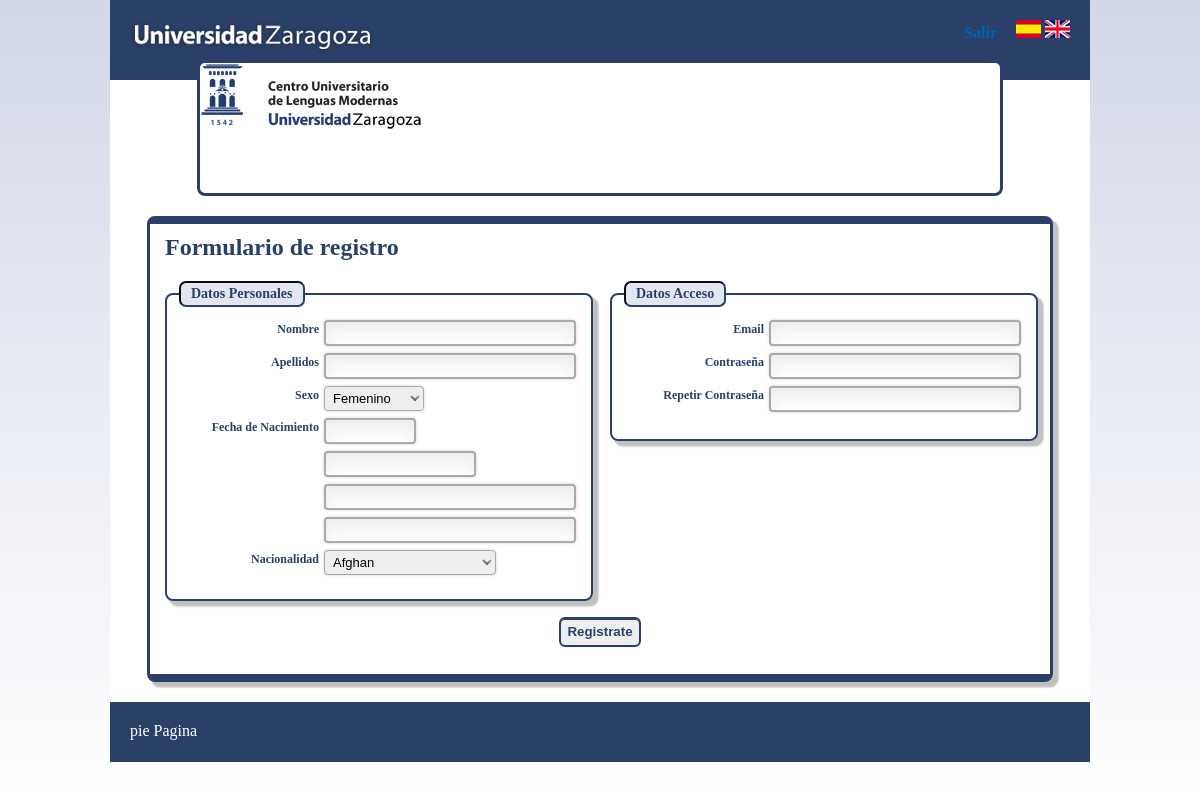
/registro.php, run on an earlier commit of the app's database.
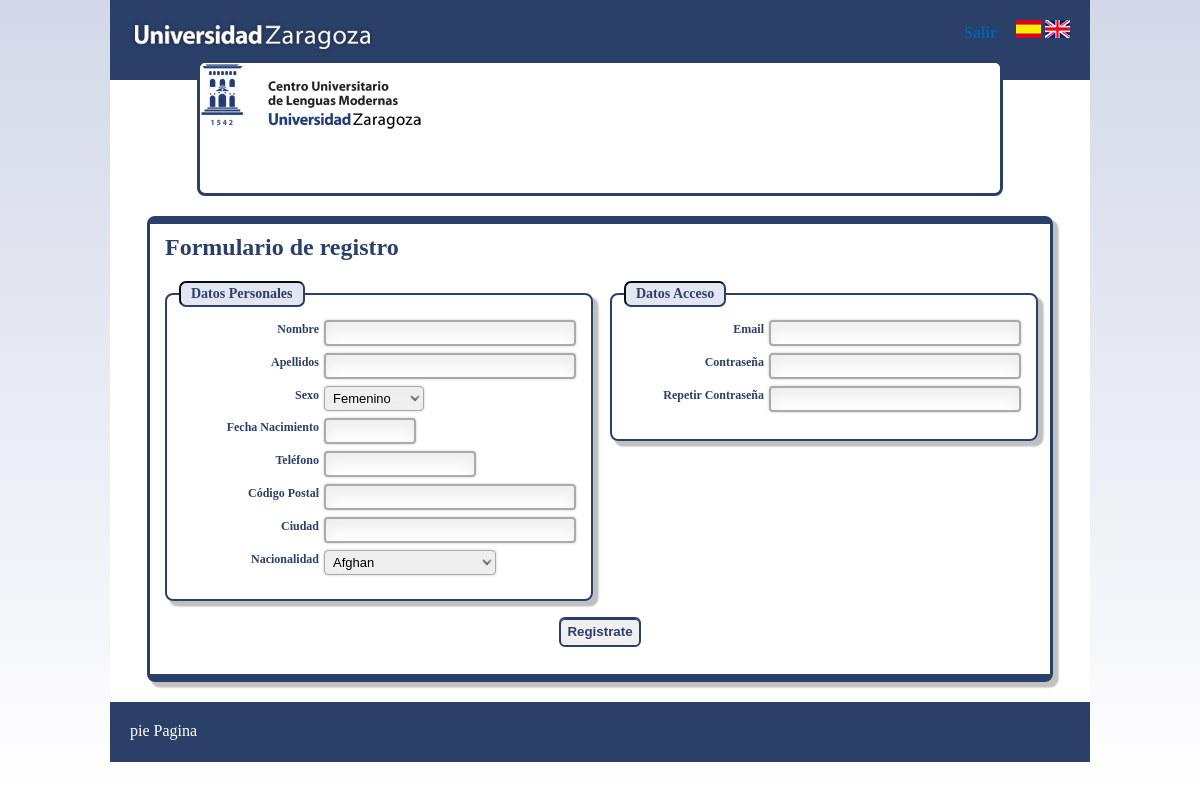
And on a later commit of the database.
### tables this page shows
CREATE TABLE IF NOT EXISTS `traducciones` (
  `id` int(11) DEFAULT NULL,
  `clave` varchar(255) DEFAULT NULL,
  `valor` varchar(255) DEFAULT NULL,
  `lang` varchar(9) DEFAULT NULL
);

### modelos/clsUtil.php (called while the page is built, shortened)
<?php
class ClsUtil {
public function trad($clave,$lang='es'){
	$datos = new clsDatos();
	$conexion=$datos->conexion;
	$sql = "SELECT valor FROM traducciones WHERE clave='$clave' AND lang='$lang'";
	$resultado = mysqli_query($conexion,$sql) or die(mysql_error());
	$res = mysqli_fetch_assoc($resultado);
	return $res['valor'];
}
public function getURL(){
	$url="http://".$_SERVER['HTTP_HOST'].":".$_SERVER['SERVER_PORT'].$_SERVER['REQUEST_URI'];
	$ar_url=explode('?',$url);
	return $ar_url[0];
}
public function getNacionalidades(){
return $nacionalidades;
}
}
?>

### registro.php (the view, shortened to what this page needs)
<?php
require_once("top.php");
?>
	<div id="central" class="bloqueBordesAzul bloqueSombra bloqueRedondo" >
		<h2><?php echo $util->trad("formulario_registro",$lang);?></h2>
		<form name="formulario" method="POST" action="do.php">
			<fieldset class="bloqueSombra bloqueRedondo">
			<legend class="bloqueRedondo">Datos Personales</legend>
				<div class="bloque_campoForumulario">
					<label for="nombre"><?php echo $util->trad("nombre",$lang);?></label>
					<input type="text" name="nombre" id="nombre" value="" value="" class="input_tamanhoNormal" />
				</div>
				<div class="bloque_campoForumulario">
					<label for="apellidos"><?php echo $util->trad("apellidos",$lang);?></label>
					<input type="text" name="apellidos" id="apellidos" value=""  class="input_tamanhoNormal"/>
				</div>
				<div class="bloque_campoForumulario">
					<label for="sexo"><?php echo $util->trad("sexo",$lang);?></label>
					<select name="sexo" id="sexo" class="select_tamanhoPequenho">
						<option value="F"><?php echo $util->trad("femenino",$lang);?></option>
					</select>
				</div>
				<div class="bloque_campoForumulario">
					<label for="fechanacimiento"><?php echo $util->trad("nacimiento",$lang);?></label>
					<input type="text" name="fechanacimiento" id="datepicker" value="" class="input_tamanhoPequenho" />
				</div>
				<div class="bloque_campoForumulario">
					<label for="telefono"><?php echo $util->trad("telefono",$lang);?></label>
					<input type="text" name="telefono" id="telefono" value=""  class="input_tamanhoMediano"/>
				</div>
				<div class="bloque_campoForumulario">
					<label for="cp"><?php echo $util->trad("cp",$lang);?></label>
					<input type="text" name="cp" id="cp" value=""  class="input_tamanhoNormal"/>
				</div>
				<div class="bloque_campoForumulario">
					<label for="ciudad"><?php echo $util->trad("ciudad",$lang);?></label>
					<input type="text" name="ciudad" id="ciudad" value=""  class="input_tamanhoNormal"/>
				</div>
				<div class="bloque_campoForumulario">
					<label for="nacionalidad"><?php echo $util->trad("nacionalidad",$lang);?></label>
					<select name="nacionalidad" id="nacionalidad" class="select_tamanhoMediano">
					<?php
						$util=new ClsUtil();
						$ar_nacionalidades= $util->getNacionalidades();
						foreach($ar_nacionalidades as $nacionalidad){ ?>
							<option value="<?php echo $nacionalidad?>"><?php echo $nacionalidad?></option>
						<?php }	?>
					</select>
				</div>
			</fieldset>
			<fieldset class="bloqueSombra bloqueRedondo" style="height:140px">
			<legend class="bloqueRedondo">Datos Acceso</legend>
				<div class="bloque_campoForumulario">
					<label for="email">Email</label>
					<input type="text" name="email" id="email" value="" class="input_tamanhoNormal"/>
				</div>
				<div class="bloque_campoForumulario">
					<label for="contrasena"><?php echo $util->trad("contrasena",$lang);?></label>
					<input type="password" name="contrasena" id="contrasena" value="" class="input_tamanhoNormal"/>
				</div>
				<div class="bloque_campoForumulario">
					<label for="contrasena"><?php echo $util->trad("repetir ",$lang);?></label>
					<input type="password" name="contrasena2" id="contrasena2" value="" class="input_tamanhoNormal"/>
				</div>
			</fieldset	>
			<div class="divBoton" >
				<input type="button" value="<?php echo $util->trad("registro",$lang);?>" onclick="validarCampos()" style="margin:15px;">
			</div>
		</form>
	</div>
<?php
require_once("bottom.php");
?>

### top.php (shortened to what this page needs)
<!DOCTYPE html PUBLIC "-//W3C//DTD XHTML 1.0 Transitional//EN" "http://www.w3.org/TR/xhtml1/DTD/xhtml1-transitional.dtd">
<html xmlns="http://www.w3.org/1999/xhtml">
<head>
<link rel="stylesheet" href="fancybox/source/jquery.fancybox.css?v=2.1.5" type="text/css" media="screen" />
<link rel="stylesheet" href="js/jquery-ui-1.11.3.custom/jquery-ui.css">
<link rel="stylesheet" href="fancybox/source/helpers/jquery.fancybox-buttons.css?v=1.0.5" type="text/css" media="screen" />
<link rel="stylesheet" href="fancybox/source/helpers/jquery.fancybox-thumbs.css?v=1.0.7" type="text/css" media="screen" />
<link rel="stylesheet" type="text/css" href="css/estilos.css" media="screen" />
<link rel="stylesheet" href="css/formulario.css" type="text/css" media="screen"/>
</head>
<?php
function getRequest() {
		$dict=$_GET;
		if (count($dict)==0) $dict = $_POST;
		return $dict;
	}
$dict = getRequest();
require_once("modelos/clsUtil.php");
$util= new clsUtil();
if(isset($dict['lang'])){
	$lang=$dict['lang'];
	$_SESSION['lang']=$lang;
}else if (isset($_SESSION['lang'])){
	$lang=$_SESSION['lang'];
}else{
	$lang='es';
}
$url=$util->getURL();
?>
<body class="gradiante">
<div id="contenedor">
	<header id="logo">
		<div style="float:left">
			<a href="http://www.unizar.es/">
				<img src="./imagenes/titulo.png" />
			</a>
		</div>
		<div style="float:right;margin-right:20px;">
			<span style="margin-right:15px"><a href="do.php?op=salir"><?php echo $util->trad("salir",$lang);?></a></span>
			<a href="<?php echo $url?>?lang=es">
				<img src="./imagenes/esp.gif" />
			</a>
			<a href="<?php echo $url?>?lang=en">
				<img src="./imagenes/eng.gif" />
			</a>
		</div>
	</header >
	<div id="logo_inferior"  >
		<a href="http://culm.unizar.es/">
			<img src="./imagenes/logo.png" />
		</a>
	</div>

### bottom.php
<footer>
		pie Pagina
	</footer>
</div>
</body>
</html>

### css/estilos.css (style rules this page uses)
html { height:100%; }
body { margin:0px; height:100%; }
#contenedor { margin: 0 auto; width:980px; margin-bottom:5px; background-color:#fff; }
header { width:960px; height:60px; padding:20px 0 0 20px; background-color:#2B4068; color: #fff; }
footer { clear: both; width:960px; height:40px; padding:20px 0 0 20px; background-color:#2B4068; color: #fff; }
a, a:visited { text-decoration: none; color:#0061B1; font-weight: bold; }
#logo_inferior { width:800px; height:130px; margin:-20px auto 20px auto; position: relative; border-style: solid; border-color: #2B4068; border-left-width: 0.2em; border-right-width: 0.2em; border-bottom-width: 0.2em; border-radius: 0.5em; background: none repeat scroll 0 0 white; }
.bloqueBordesAzul { border-style: solid; border-color: #2B4068; border-left-width: 0.2em; border-right-width: 0.2em; border-top-width: 0.5em; border-bottom-width: 0.5em; }
.bloqueSombra { box-shadow: 0.3em 0.3em 0.1em 0.05em silver; -webkit-box-shadow: 0.3em 0.3em 0.1em 0.05em silver; -moz-box-shadow: 0.3 0.3em 0.1em 0.05em silver; -o-box-shadow: 0.3 0.3em 0.1em 0.05em silver; }
.bloqueRedondo { border-radius: 0.5em; }
.gradiante { background: -moz-linear-gradient(#D3D8E8,white) no-repeat; background: -webkit-linear-gradient(#D3D8E8,white) no-repeat; background: -o-linear-gradient(#D3D8E8,white) no-repeat; background: linear-gradient(#D3D8E8,white)no-repeat !important ; }
#central { width:900px; height: 450px; margin:0px auto 20px auto; }
#central label { color:#2B4068; font-weight:bold; }

### css/formulario.css (style rules this page uses)
h2 { color:#2B4068; font-weight:bold; margin:10px 0px 20px 15px; }
form { font-family:Georgia, "Times New Roman", serif; }
label { width: 35%; font-size:12px; float: left; text-align: right; padding:2px 5px 2px 0px; }
input[type="text"], input[type="password"] { height:18px; font-size:12px; padding:2px 4px; border:2px solid #aaa; box-shadow: 0px 0px 3px #ccc, 0 10px 15px #eee inset; border-radius:4px; }
input[type="button"], input[type="button"]:active { height:30px; border-radius: 6px; box-shadow: inset 0 1px 0 0 #2B4068; border:2px solid #2B4068; color:#2B4068; font-weight: bolder; padding: 3px 6px 3px 6px; cursor:pointer; }
select { height:25px; width:63%; font-size:13px; padding:2px 4px; border:1px solid #aaa; box-shadow: 0px 0px 3px #ccc, 0 10px 15px #eee inset; border-radius:4px; }
.bloque_campoForumulario { margin:7px 0 7px 0; }
.input_tamanhoNormal { width:60%; }
.input_tamanhoMediano { width:35%; }
.input_tamanhoPequenho { width:20%; }
.select_tamanhoMediano { width:43%; }
.select_tamanhoPequenho { width:25%; }
fieldset { float:left; width:400px; height:300px; margin-left:15px; border:2px solid #2B4068; }
legend { text-align: left; padding: 3px 10px 3px 10px; border:2px inset #2B4068; background-color: #e3e6f1; color:#2B4068; font-weight: bold; font-size: 14px; }
.divBoton { text-align:center; padding: 1px 3px 1px 3px; clear:left; }

What changed in the data, as far as the page shows it:
removed traducciones: valor "Fecha de Nacimiento"
added traducciones: valor "Fecha Nacimiento"
added traducciones: valor "Teléfono"
added traducciones: valor "Código Postal"
added traducciones: valor "Ciudad"
